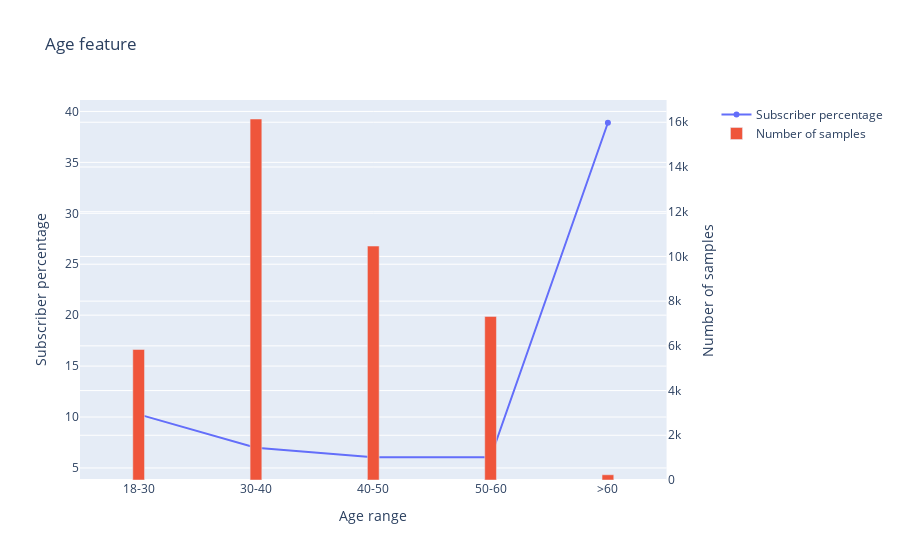

Notebook cell for this chart:
### Markdown cell above
The subscriber percentage increase after 60 years old

### Code cell
label = ['18-30','30-40', '40-50', '50-60','>60']
num_samp_age = [(df[(18 <= df['age']) & (df['age'] <= 30)]).shape[0],(df[(30 < df['age']) & (df['age'] <= 40)]).shape[0],(df[(40 < df['age']) & (df['age'] <= 50)]).shape[0],(df[(50 < df['age']) & (df['age'] <= 60)]).shape[0],(df[(df['age'] > 60)]).shape[0]]
perc_age = [round((df[(18 <= df['age']) & (df['age'] <= 30)& (df['y'] == 1)]).shape[0]/num_samp_age[0]*100,2),round((df[(30 < df['age']) & (df['age'] <= 40)& (df['y'] == 1)]).shape[0]/num_samp_age[1]*100,2),round((df[(40 < df['age']) & (df['age'] <= 50)& (df['y'] == 1)]).shape[0]/num_samp_age[2]*100,2),round((df[(50 < df['age']) & (df['age'] <= 60)& (df['y'] == 1)]).shape[0]/num_samp_age[3]*100,2),round((df[(df['age'] > 60)& (df['y'] == 1)]).shape[0]/num_samp_age[4]*100,2)]
# Create Plot


fig = make_subplots(specs=[[{"secondary_y": True}]])

# Add traces
fig.add_trace(
    go.Scatter(x=label, y=perc_age, name="Subscriber percentage"),
    secondary_y=False,
)

fig.add_trace(
    go.Bar(x=label, y=num_samp_age, name="Number of samples",width=0.1),
    secondary_y=True,
)

# Add figure title
fig.update_layout(
    title_text="Age feature"
)

# Set x-axis title
fig.update_xaxes(title_text="Age range")

# Set y-axes titles
fig.update_yaxes(title_text="Subscriber percentage", secondary_y=False)
fig.update_yaxes(title_text="Number of samples", secondary_y=True)

fig

### Figure 1 — Plotly figure (JSON) as saved in the notebook; plotly's stock layout.template omitted (floating-point values rounded to 4 significant figures)
{"data": [{"name": "Subscriber percentage", "type": "scatter", "x": ["18-30", "30-40", "40-50", "50-60", ">60"], "xaxis": "x", "y": [10.26, 6.99, 6.06, 6.05, 38.89], "yaxis": "y"}, {"name": "Number of samples", "type": "bar", "width": 0.1, "x": ["18-30", "30-40", "40-50", "50-60", ">60"], "xaxis": "x", "y": [5839, 16146, 10463, 7318, 234], "yaxis": "y2"}], "layout": {"autosize": true, "title": {"text": "Age feature"}, "xaxis": {"anchor": "y", "autorange": true, "domain": [0, 0.94], "range": [-0.5, 4.5], "title": {"text": "Age range"}, "type": "category"}, "yaxis": {"anchor": "x", "autorange": true, "domain": [0, 1], "range": [3.34, 41.6], "title": {"text": "Subscriber percentage"}, "type": "linear"}, "yaxis2": {"anchor": "x", "autorange": true, "overlaying": "y", "range": [0, 17000.0], "side": "right", "title": {"text": "Number of samples"}, "type": "linear"}}}
